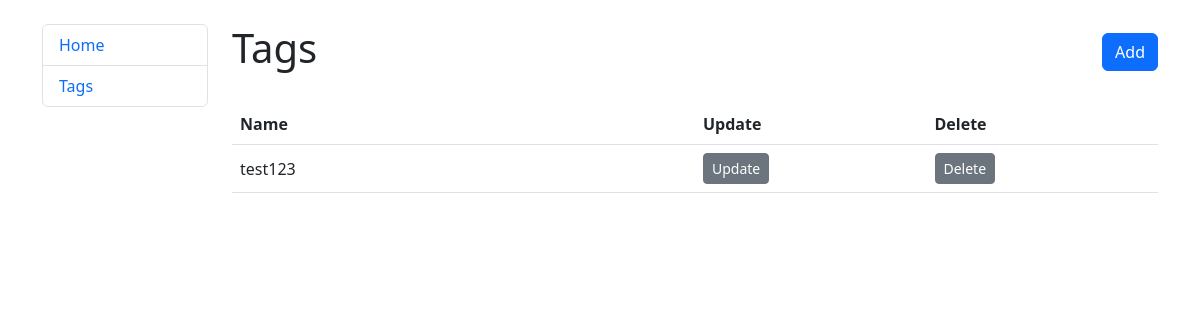
The page /tags/ on the database as committed earlier.
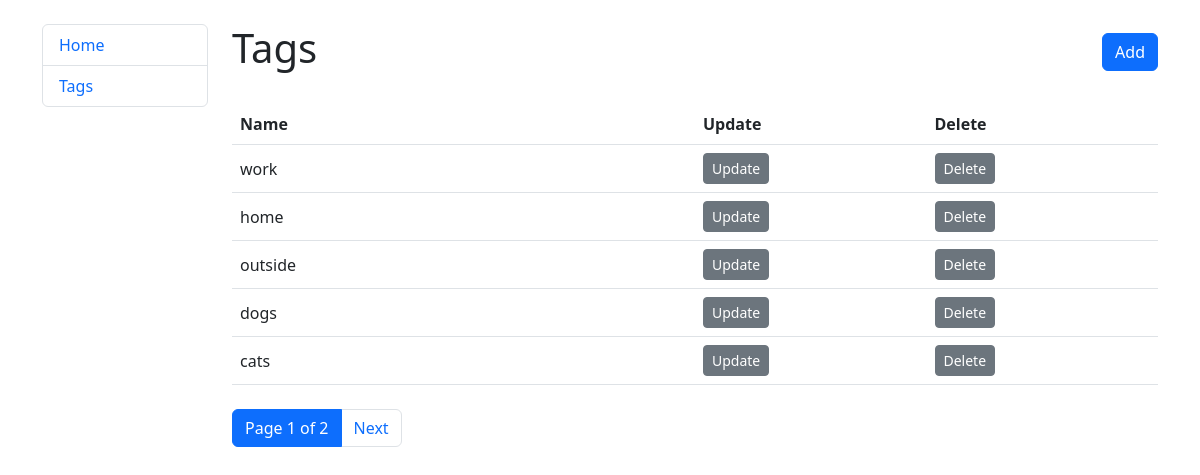
The same page on the database as committed later.
### todo/models.py (models this page shows, shortened)
class Tag(models.Model):
    name = models.CharField(max_length=255)

### todo/views.py (the view)
# urls.py: path("tags/", TagListView.as_view(), name="tag-list"),
class TagListView(generic.ListView):
    model = Tag
    paginate_by = 5 # Number of tags per page

### todo/templates/todo/tag_list.html (shortened to what this page needs)
{% extends "todo/base.html" %}
{% block content %}
<div class="d-flex justify-content-between align-items-center mb-4">
    <h1>Tags</h1>
    <a href="{% url 'todo:tag-create' %}" class="btn btn-primary">Add</a>
</div>
<table class="table border-bottom">
    <thead>
        <tr class="border-bottom">
            <th style="width: 50%">Name</th>
            <th style="width: 25%">Update</th>
            <th style="width: 25%">Delete</th>
        </tr>
    </thead>
    <tbody>
        {% for tag in tag_list %}
        <tr>
            <td class="align-middle">{{ tag.name }}</td>
            <td><a href="{% url 'todo:tag-update' pk=tag.id %}" class="btn btn-secondary btn-sm">Update</a></td>
            <td><a href="{% url 'todo:tag-delete' pk=tag.id %}" class="btn btn-secondary btn-sm">Delete</a></td>
        </tr>
        {% empty %}
        <tr>
            <td colspan="3">No tags yet.</td>
        </tr>
        {% endfor %}
    </tbody>
</table>
{% if is_paginated %}
  <nav aria-label="Page navigation" class="mt-4">
    <ul class="pagination">
      <li class="page-item active">
        <span class="page-link">Page {{ page_obj.number }} of {{ page_obj.paginator.num_pages }}</span>
      </li>
      {% if page_obj.has_next %}
        <li class="page-item">
          <a class="page-link" href="?page={{ page_obj.next_page_number }}">Next</a>
        </li>
      {% endif %}
    </ul>
  </nav>
{% endif %}
{% endblock %}

Rows that differ between the two databases and show on the page:
removed Tag: name "test123"
added Tag: name "work"
added Tag: name "home"
added Tag: name "outside"
added Tag: name "dogs"
added Tag: name "cats"
Other text that changed with them:
{{ page_obj.number }}: (not shown) → "1"
{{ page_obj.paginator.num_pages }}: (not shown) → "2"
text now shown: "Page of Next"
